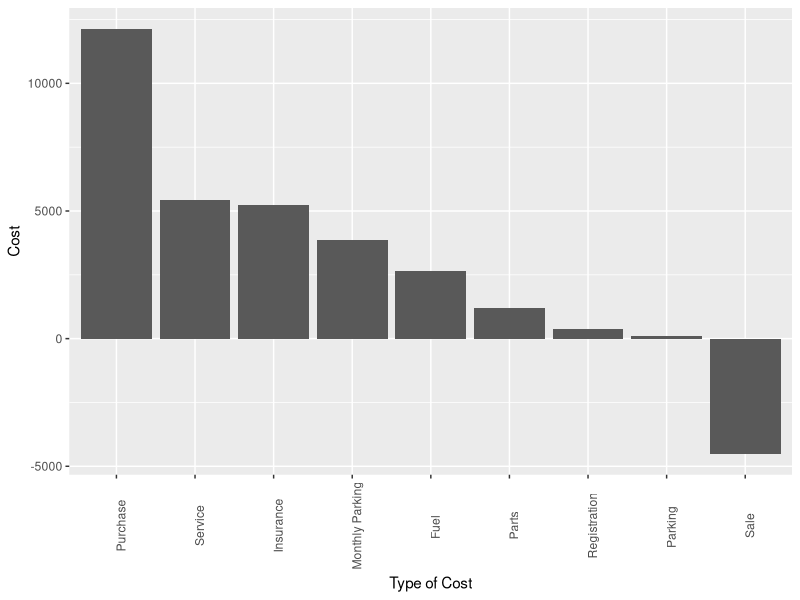
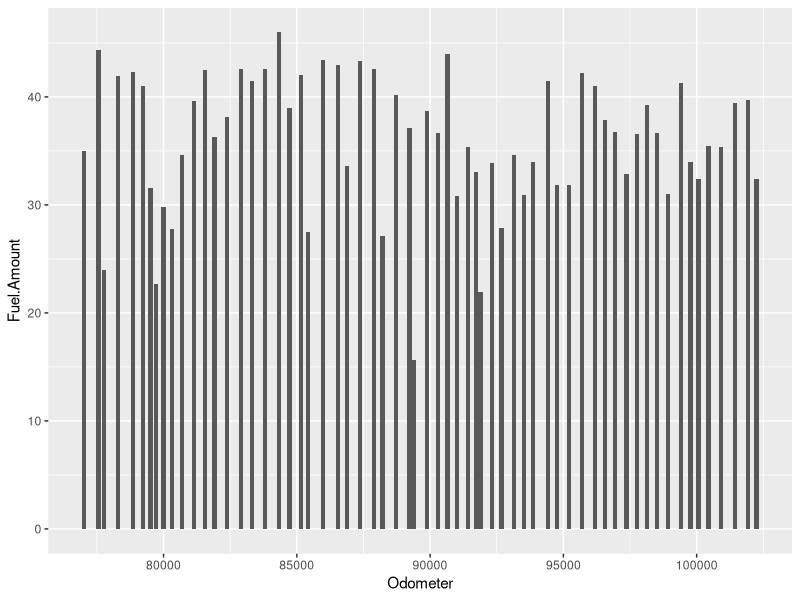

Generate these figures, in order, with R:
## ---- chunk 1
knitr::opts_chunk$set(echo = TRUE,
                      dpi=300)
library(dplyr)
library(magrittr)
library(ggplot2)
library(lubridate)
## ---- chunk 2
fuel <- read.csv("data/Mazda3.csv")

fuel$Distance <- c(-diff(fuel$Odometer),NA)
fuel$L.100km <- fuel$Fuel.Amount / fuel$Distance * 100
summary(fuel)

service <- read.csv("data/Service.csv")
summary(service)
fixed <- read.csv("data/Fixed.csv")
summary(fixed)
parking <- read.csv("data/Parking.csv")
summary(parking)

## ---- chunk 3
totals <- summarise(group_by(fixed, Type), Cost = sum(Cost))
totals <- rbind(totals, summarise(group_by(service, Type), Cost = sum(Cost)))
totals <- rbind(totals, data.frame(Type = "Fuel", Cost = sum(fuel$Total.Cost)))
totals <- rbind(totals, data.frame(Type = "Parking", Cost = sum(parking$Cost)))
totals
sum(totals$Cost)
## ---- chunk 4
p <- ggplot(totals, aes(x = reorder(Type, -Cost), y = Cost))
p + geom_bar(stat = "identity", position = "identity") +
  xlab("Type of Cost") + theme(axis.text.x = element_text(angle=90))
## ---- chunk 5

summarise(group_by(fuel, year(Date)), Cost = sum(Total.Cost))

summarise(group_by(parking, year(Start.Date)), Cost = sum(Cost))
## ---- chunk 6
q <- ggplot(fuel, aes(x=Odometer, y=Fuel.Amount))
q + geom_bar(stat="identity")
